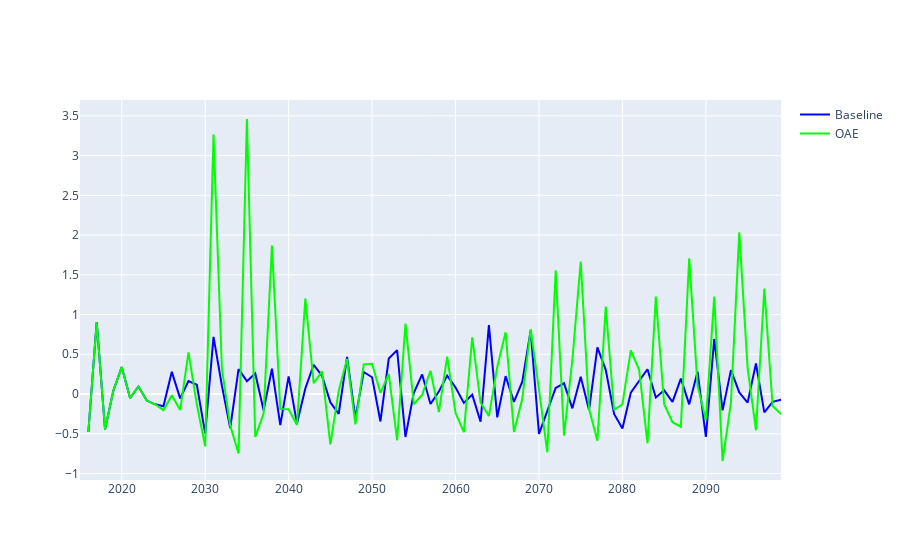

Notebook cell for this chart:
### Code cell
fig = go.Figure()
fig.add_trace(go.Scatter(x=ALK_amplitude_baseline_pct.year, y=ALK_amplitude_baseline_pct['ALK'],
                    mode='lines', line_color='#0000FF',
                    name='Baseline'))
fig.add_trace(go.Scatter(x=ALK_amplitude_oae_pct.year, y=ALK_amplitude_oae_pct['ALK'],
                    mode='lines', line_color='#00FF00',
                    name='OAE'))
fig.show()
